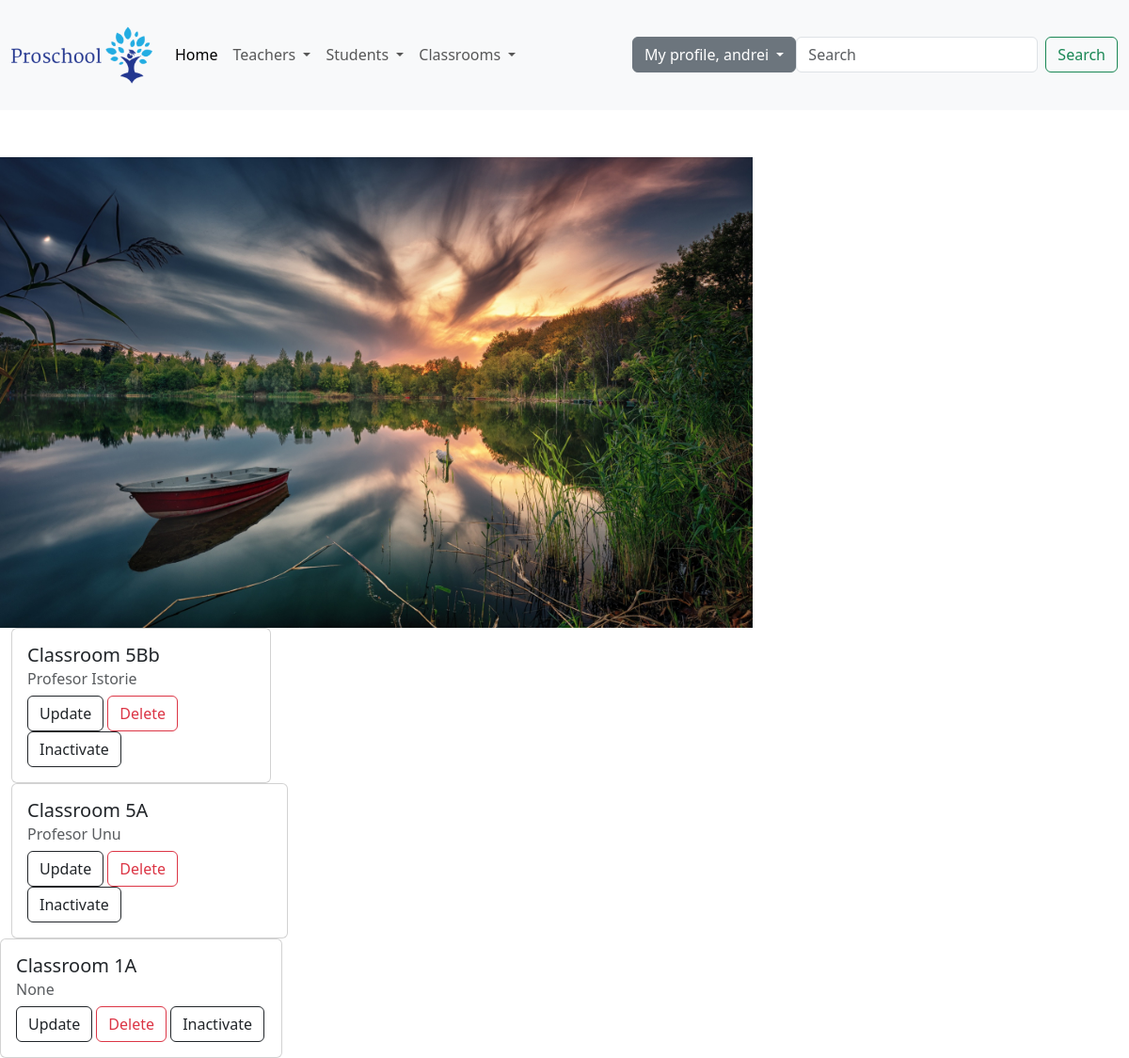
Page /list-of-classrooms/ (signed in) on the committed database.
### headmaster/models.py (models this page shows, shortened)
class Classroom(models.Model):
    classroom_name = models.CharField(max_length=20)
    class_master = models.ForeignKey(Teacher, on_delete=models.CASCADE, blank=True, null=True)
    active = models.BooleanField(default=True)
    created_at = models.DateTimeField(auto_now_add=True)
    updated_at = models.DateTimeField(auto_now=True)

### teacher/models.py (models this page shows)
class Teacher(models.Model):
    school_subject = (('literature', 'Literature'), ('math', 'Math'), ('history', 'history'), ('biology', 'Biology'),
                      ('physiscs', 'Physics'), ('english', 'English'), ('geography', 'Geography'))
    school_level = (('primary', 'Primary'), ('gymnasium', 'Gymnasium'), ('highschool', 'Highschool'))
    first_name = models.CharField(max_length=50)
    last_name = models.CharField(max_length=50)
    email = models.EmailField(max_length=80)
    phone_number = models.CharField(max_length=14)
    education_level = models.CharField(max_length=50, choices=school_level)
    course = models.CharField(max_length=50, choices=school_subject)
    image = models.ImageField(upload_to='images/', blank=True, null=True)
    active = models.BooleanField(default=True)
    created_at = models.DateTimeField(auto_now_add=True)
    updated_at = models.DateTimeField(auto_now=True)
    def __str__(self):
        return f'{self.first_name} {self.last_name}'

### headmaster/views.py (the view)
# urls.py: path('list-of-classrooms/', views.ClassroomListView.as_view(), name='list_of_classrooms'),
class ClassroomListView(LoginRequiredMixin, PermissionRequiredMixin, ListView):
    template_name = 'headmaster/list_of_classrooms.html'
    model = Classroom
    context_object_name = 'all_classrooms'
    permission_required = 'headmaster.view_list_of_classrooms'

### templates/headmaster/list_of_classrooms.html (shortened to what this page needs)
{% extends 'base.html' %}
{% block content %}
    <div class="container-fluid">
        <div class="row">
            {% for classroom in all_classrooms %}
                <div class="col-md-3">
                    <div class="card">
                        <div class="card-body">
                            <h5 class="card-title">{{ classroom.classroom_name }}</h5>
                            <h6 class="card-subtitle mb-2 text-muted">{{ classroom.class_master }}</h6>
                            {% if perms.headmaster.update_classroom %}
                                <a href="{% url 'update_classroom' classroom.id %}" class="btn btn-outline-dark">Update</a>
                            {% endif %}
                            {% if perms.headmaster.delete_classroom %}
                                <a href="{% url 'delete_classroom' classroom.id %}"
                                   class="btn btn-outline-danger">Delete</a>
                            {% endif %}
                            {% if perms.headmaster.disable_headmaster %}
                                <button type="button" class="btn btn-outline-dark" data-bs-toggle="modal"
                                        data-bs-target="#classroom_{{ classroom.id }}">
                                    Inactivate
                                </button>
                            {% endif %}
                        </div>
                    </div>
                </div>
                </div>
            {% endfor %}
{% endblock %}

### templates/navbar.html (shortened to what this page needs)
<nav class="navbar navbar-expand-lg bg-body-tertiary">
    <div class="container-fluid">
        <a class="navbar-brand" href="{% url 'homepage' %}">
            {% load static %}
            <img src="{% static 'images/logo.png' %}" alt="Proschool" , width="150">
        </a>
        <div class="collapse navbar-collapse" id="navbarSupportedContent">
            <ul class="navbar-nav me-auto mb-2 mb-lg-0">
                <li class="nav-item">
                    <a class="nav-link active" aria-current="page" href="{% url 'homepage' %}">Home</a>
                </li>
                {% if user.is_authenticated %}
                    {% if perms.teacher.add_teacher or perms.teacher.view_list_of_teachers or perms.teacher.create_homework or perms.teacher.view_list_of_homeworks %}
                        <li class="nav-item dropdown">
                            <a class="nav-link dropdown-toggle" href="#" role="button" data-bs-toggle="dropdown"
                               aria-expanded="false">
                                Teachers
                            </a>
                        </li>
                    {% endif %}
                    {% if perms.students.add_student or perms.students.view_list_of_students or perms.students.view_list_of_homeworks %}
                        <li class="nav-item dropdown">
                            <a class="nav-link dropdown-toggle" href="#" role="button" data-bs-toggle="dropdown"
                               aria-expanded="false">
                                Students
                            </a>
                        </li>
                    {% endif %}
                    {% if perms.headmaster.view_list_of_classrooms or perms.headmaster.add_classroom %}
                        <li class="nav-item dropdown">
                            <a class="nav-link dropdown-toggle" href="#" role="button" data-bs-toggle="dropdown"
                               aria-expanded="false">
                                Classrooms
                            </a>
                        </li>
                    {% endif %}
                {% endif %}
            </ul>
            {% if user.is_authenticated %}
                <div class="dropdown">
                    <button class="btn btn-secondary dropdown-toggle" type="button" data-bs-toggle="dropdown"
                            aria-expanded="false">
                        My profile, {{ user.username }}
                    </button>
                </div>
                {% if perms.students.search_student %}
                <form method="get" class="d-flex" role="search" action="{% url 'search' %}">
                    <input class="form-control me-2" type="search" name="search" placeholder="Search"
                           aria-label="Search">
                    <button class="btn btn-outline-success" type="submit">Search</button>
                </form>
                    {% endif %}
            {% else %}
                <div>
                    <a href="{% url 'login' %}" class="btn btn-outline-dark">Login</a>
                    <a href="{% url 'create_user' %}" class="btn btn-outline-danger">Sign up</a>
                </div>
            {% endif %}
        </div>
    </div>
</nav>

### rows in the picture
Classroom: classroom_name "Classroom 5Bb", class_master "Profesor Istorie"
Classroom: classroom_name "Classroom 5A", class_master "Profesor Unu"
Classroom: classroom_name "Classroom 1A", class_master "None"

### other values in the picture
{{ user.username }} "andrei"
